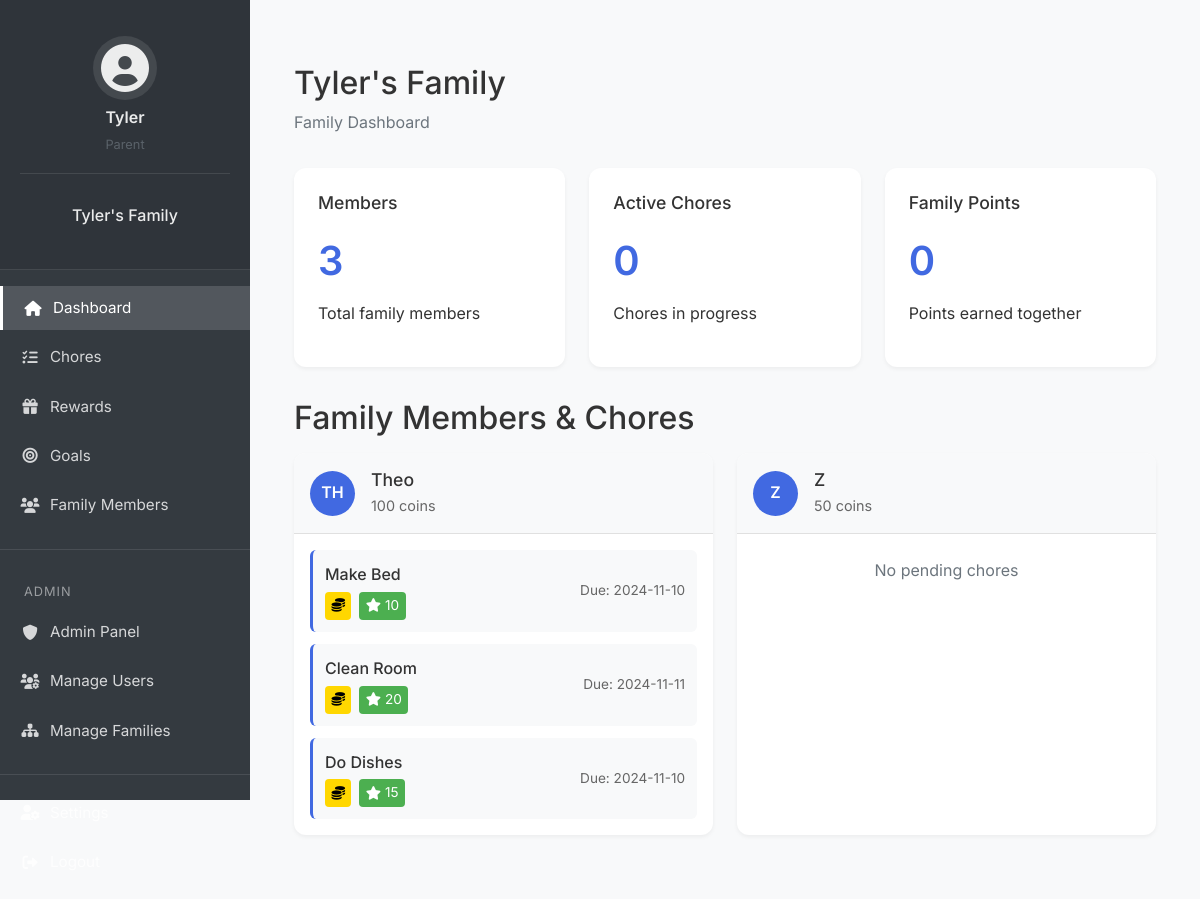
Page /dashboard (signed in) on the earlier database version.
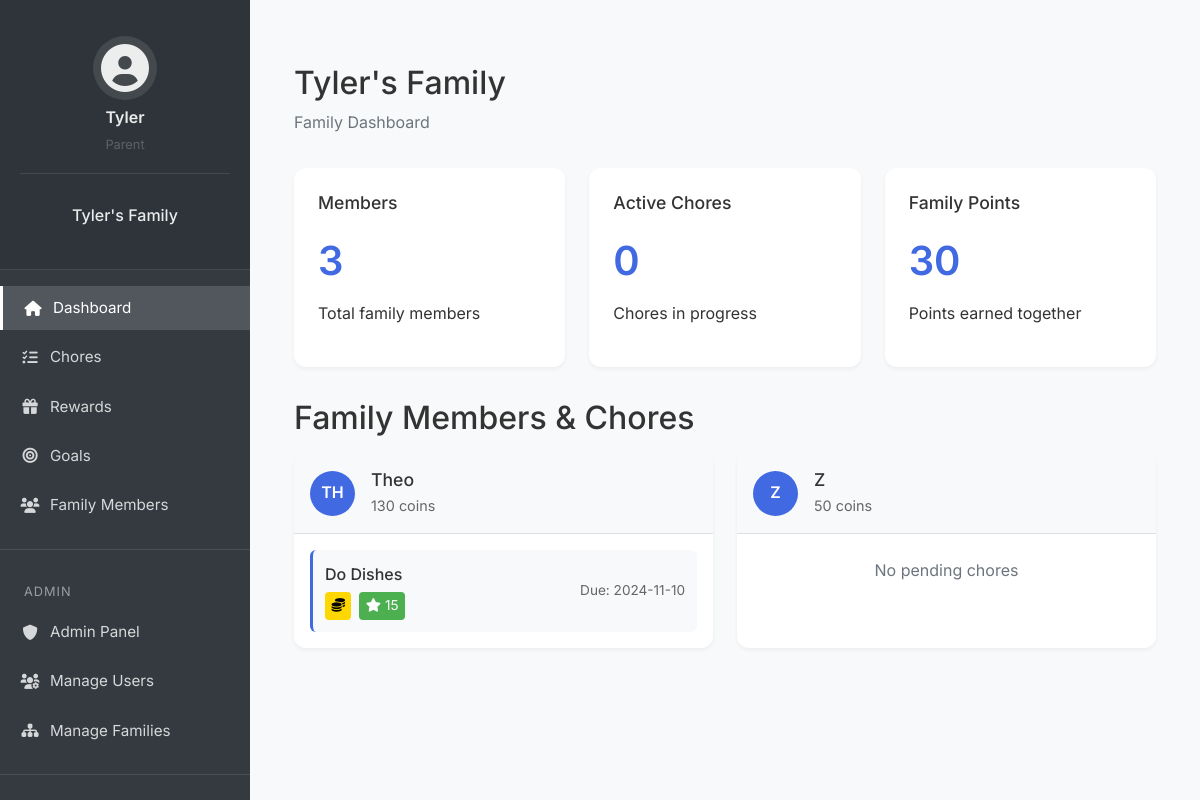
Same page on the later database version.
### app/models/user.py (models this page shows, shortened)
class User(db.Model, UserMixin):
    id = db.Column(db.Integer, primary_key=True)
    username = db.Column(db.String(64), unique=True, nullable=False)
    email = db.Column(db.String(120), unique=True, nullable=False)
    password_hash = db.Column(db.String(128), nullable=False)
    pin = db.Column(db.String(4))
    created_at = db.Column(db.DateTime, default=datetime.utcnow)
    is_superuser = db.Column(db.Boolean, default=False)
    is_parent = db.Column(db.Boolean, default=False)
    family_id = db.Column(db.Integer, db.ForeignKey('family.id'))
    parent_id = db.Column(db.Integer, db.ForeignKey('user.id'), nullable=True)
    children = db.relationship('User', backref=db.backref('parent', remote_side=[id]))
    coins = db.Column(db.Integer, default=0)
    family_points = db.Column(db.Integer, default=0)
    created_goal_categories = db.relationship('GoalCategory', back_populates='created_by')
    created_goals = db.relationship('Goal', back_populates='created_by')
    avatar = db.Column(db.String(50), default='fa-user-circle')

class Family(db.Model):
    __tablename__ = 'family'
    id = db.Column(db.Integer, primary_key=True)
    name = db.Column(db.String(100), nullable=False)
    family_code = db.Column(db.String(8), unique=True, nullable=False)
    created_at = db.Column(db.DateTime, nullable=False, default=datetime.utcnow)
    members = db.relationship('User', backref='family', lazy=True)
    chores = db.relationship('app.models.chore.Chore', backref='family', lazy=True)
    goal_categories = db.relationship('GoalCategory', back_populates='family', lazy=True)
    goals = db.relationship('Goal', back_populates='family', lazy=True)

### app/models/chore.py (models this page shows, shortened)
class Chore(db.Model):
    __tablename__ = 'chore'
    __table_args__ = {'extend_existing': True}
    id = db.Column(db.Integer, primary_key=True)
    title = db.Column(db.String(100), nullable=False)
    description = db.Column(db.Text, nullable=True)
    points = db.Column(db.Integer, nullable=False, default=0)
    status = db.Column(db.String(20), nullable=False, default='pending')  # pending, completed, verified
    due_date = db.Column(db.DateTime, nullable=True)
    created_at = db.Column(db.DateTime, nullable=False, default=datetime.utcnow)
    completed_at = db.Column(db.DateTime, nullable=True)
    family_id = db.Column(db.Integer, db.ForeignKey('family.id'), nullable=False)
    assigned_to_id = db.Column(db.Integer, db.ForeignKey('user.id'), nullable=True)
    created_by_id = db.Column(db.Integer, db.ForeignKey('user.id'), nullable=False)
    category_id = db.Column(db.Integer, db.ForeignKey('chore_category.id'), nullable=True)
    assigned_to = db.relationship('User', foreign_keys=[assigned_to_id], backref=db.backref('assigned_chores', lazy=True))
    created_by = db.relationship('User', foreign_keys=[created_by_id], backref=db.backref('created_chores', lazy=True))

### app/controllers/main.py (the view)
@main_bp.route('/dashboard')
@login_required
def dashboard():
    family = current_user.family
    if family:
        family_count = len(family.members)
        active_chores = 0  # TODO: Implement chores tracking
        family_points = sum(member.family_points for member in family.members)
        family_members = family.members
        recent_activities = []  # TODO: Implement activity tracking
        return render_template('main/dashboard.html',
                             family_count=family_count,
                             active_chores=active_chores,
                             family_points=family_points,
                             family_members=family_members,
                             recent_activities=recent_activities)
    return render_template('main/dashboard.html')

### app/templates/main/dashboard.html (shortened to what this page needs)
{% extends "base.html" %}
{% block authenticated_content %}
<div class="container">
    <div class="dashboard-container">
        {% if current_user.family %}
            <div class="dashboard-header">
                <h1>{{ current_user.family.name }}</h1>
                <p class="text-muted">Family Dashboard</p>
            </div>
            <div class="dashboard-cards">
                <div class="card">
                    <h3>Members</h3>
                    <div class="stat">{{ family_count }}</div>
                    <p>Total family members</p>
                </div>
                <div class="card">
                    <h3>Active Chores</h3>
                    <div class="stat">{{ active_chores }}</div>
                    <p>Chores in progress</p>
                </div>
                <div class="card">
                    <h3>Family Points</h3>
                    <div class="stat">{{ family_points }}</div>
                    <p>Points earned together</p>
                </div>
            </div>
            <div class="family-members mt-4">
                <h2>Family Members & Chores</h2>
                <div class="members-list">
                    {% for member in family_members if not member.is_parent %}
                    <div class="member-card-with-chores">
                        <div class="member-header">
                            <div class="member-avatar">{{ member.username[:2].upper() }}</div>
                            <div class="member-info">
                                <h4>{{ member.username }}</h4>
                                <p>{{ member.coins }} coins</p>
                            </div>
                        </div>
                        <div class="member-chores">
                            {% set pending_chores = member.assigned_chores|selectattr('status', 'equalto', 'pending')|list %}
                            {% if pending_chores %}
                                <div class="chores-list">
                                    {% for chore in pending_chores %}
                                    <div class="chore-item">
                                        <div class="chore-info">
                                            <span class="chore-title">{{ chore.title }}</span>
                                            <div class="chore-rewards">
                                                <span class="coins-badge">
                                                    <i class="fas fa-coins"></i> {{ chore.coins }}
                                                </span>
                                                <span class="points-badge">
                                                    <i class="fas fa-star"></i> {{ chore.points }}
                                                </span>
                                            </div>
                                        </div>
                                        {% if chore.due_date %}
                                        <div class="chore-due-date">
                                            Due: {{ chore.due_date.strftime('%Y-%m-%d') }}
                                        </div>
                                        {% endif %}
                                    </div>
                                    {% endfor %}
                                </div>
                            {% else %}
                                <p class="text-muted text-center my-2">No pending chores</p>
                            {% endif %}
                        </div>
                    </div>
                    {% endfor %}
                </div>
            </div>
        {% endif %}
    </div>
</div>
{% endblock %}

### app/templates/base.html (shortened to what this page needs)
<!DOCTYPE html>
<html lang="en">
<head>
    <link href="https://cdn.jsdelivr.net/npm/bootstrap@5.1.3/dist/css/bootstrap.min.css" rel="stylesheet">
    <link rel="stylesheet" href="https://cdnjs.cloudflare.com/ajax/libs/font-awesome/6.0.0/css/all.min.css">
    <link rel="stylesheet" href="{{ url_for('static', filename='css/style.css') }}">
</head>
<body>
    {% if current_user.is_authenticated %}
        <div class="app-wrapper">
            {% include 'partials/_sidebar.html' %}
            <main class="main-content">
                {% include 'partials/_flash_messages.html' %}
                {% block authenticated_content %}{% endblock %}
            </main>
        </div>
    {% endif %}
</body>
</html>

### app/templates/partials/_sidebar.html (shortened to what this page needs)
<nav class="sidebar">
    <div class="sidebar-header">
        <div class="user-profile text-center mb-4">
            {% if current_user.avatar.startswith('fa-') %}
                <i class="fas {{ current_user.avatar }} fa-3x mb-2"></i>
            {% else %}
                <img src="{{ url_for('static', filename='img/avatars/' + current_user.avatar) }}"
                     alt="{{ current_user.username }}'s avatar"
                     class="avatar-img mb-2">
            {% endif %}
            <div class="user-info">
                <h6 class="mb-1">{{ current_user.username }}</h6>
                <small class="text-muted">
                    {% if current_user.is_parent %}
                        Parent
                    {% else %}
                        Child
                        <div class="coins-display mt-1">
                            <i class="fas fa-coins fa-xs"></i>
                            <span class="coins-text">{{ current_user.coins }}</span>
                        </div>
                    {% endif %}
                </small>
            </div>
        </div>
        {% if current_user.family %}
        <div class="family-info text-center mb-3">
            <h5>{{ current_user.family.name }}</h5>
        </div>
        {% endif %}
    </div>
    <ul class="nav flex-column">
        <li class="nav-item">
            <a class="nav-link {% if request.endpoint == 'main.dashboard' %}active{% endif %}"
               href="{{ url_for('main.dashboard') }}">
                <i class="fas fa-home"></i>
                <span>Dashboard</span>
            </a>
        </li>
        {% if current_user.family and module_settings.get('economy', True) %}
            <li class="nav-item" data-module="economy">
                <a class="nav-link {% if request.endpoint.startswith('chores.') %}active{% endif %}"
                   href="{{ url_for('chores.list_chores') }}">
                    <i class="fas fa-tasks"></i>
                    <span>Chores</span>
                </a>
            </li>
            <li class="nav-item" data-module="economy">
                <a class="nav-link {% if request.endpoint.startswith('rewards.') %}active{% endif %}"
                   href="{{ url_for('rewards.list_rewards') }}">
                    <i class="fas fa-gift"></i>
                    <span>Rewards</span>
                </a>
            </li>
            <li class="nav-item" data-module="economy">
                <a class="nav-link {% if request.endpoint.startswith('goals.') %}active{% endif %}"
                   href="{{ url_for('goals.list_goals') }}">
                    <i class="fas fa-bullseye"></i>
                    <span>Goals</span>
                </a>
            </li>
        {% endif %}
        {% if current_user.is_parent %}
            <li class="nav-item">
                <a class="nav-link {% if request.endpoint.startswith('family.') %}active{% endif %}"
                   href="{{ url_for('family.members') }}">
                    <i class="fas fa-users"></i>
                    <span>Family Members</span>
                </a>
            </li>
        {% endif %}
        {% if current_user.is_superuser and module_settings.get('admin', True) %}
            <li class="nav-divider" data-module="admin"></li>
            <li class="menu-label" data-module="admin">Admin</li>
            <li class="nav-item" data-module="admin">
                <a class="nav-link {% if request.endpoint.startswith('admin.') %}active{% endif %}"
                   href="{{ url_for('admin.index') }}">
                    <i class="fas fa-shield-alt"></i>
                    <span>Admin Panel</span>
                </a>
            </li>
            <li class="nav-item" data-module="admin">
                <a class="nav-link {% if request.endpoint == 'admin.users' %}active{% endif %}"
                   href="{{ url_for('admin.users') }}">
                    <i class="fas fa-users-cog"></i>
                    <span>Manage Users</span>
                </a>
            </li>
            <li class="nav-item" data-module="admin">
                <a class="nav-link {% if request.endpoint == 'admin.families' %}active{% endif %}"
                   href="{{ url_for('admin.families') }}">
                    <i class="fas fa-sitemap"></i>
                    <span>Manage Families</span>
                </a>
            </li>
        {% endif %}
        <li class="nav-divider"></li>
        <li class="nav-item">
            {% if current_user.is_parent %}
                <a class="nav-link {% if request.endpoint == 'settings.profile' %}active{% endif %}"
                   href="{{ url_for('settings.profile') }}">
                    <i class="fas fa-user-cog"></i>
                    <span>Settings</span>
                </a>
            {% else %}
                <a class="nav-link {% if request.endpoint == 'settings.child_profile' %}active{% endif %}"
                   href="{{ url_for('settings.child_profile') }}">
                    <i class="fas fa-user-cog"></i>
                    <span>My Profile</span>
                </a>
            {% endif %}
        </li>
        <li class="nav-item">
            <a class="nav-link" href="{{ url_for('auth.logout') }}">
                <i class="fas fa-sign-out-alt"></i>
                <span>Logout</span>
            </a>
        </li>
    </ul>
</nav>

### app/templates/partials/_flash_messages.html (shortened to what this page needs)
<div class="toast-container position-fixed top-0 end-0 p-3">
</div>

Differences in the rows shown:
changed User "Theo": loses Chore (title "Make Bed", points "10", due_date "2024-11-10"); loses Chore (title "Clean Room", points "20", due_date "2024-11-11"); coins "100" → "130"
Other differences:
{{ family_points }}: "0" → "30"
